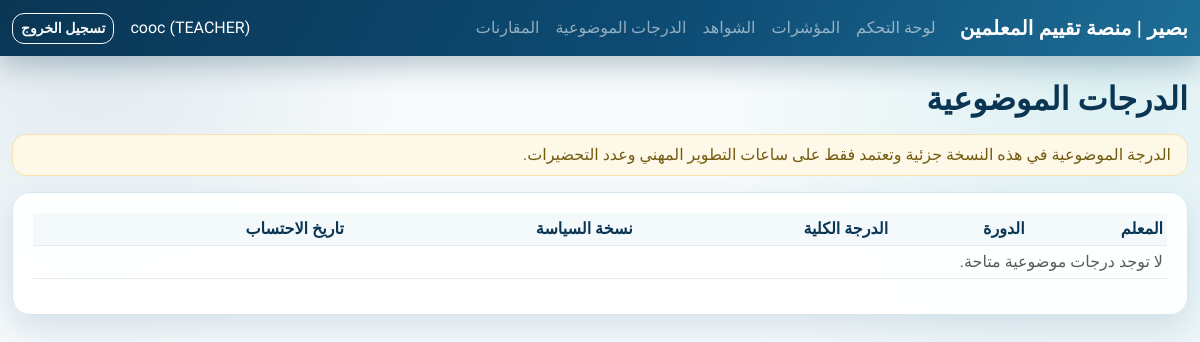
The page /objective-scores/ (signed in) on the database as committed earlier.
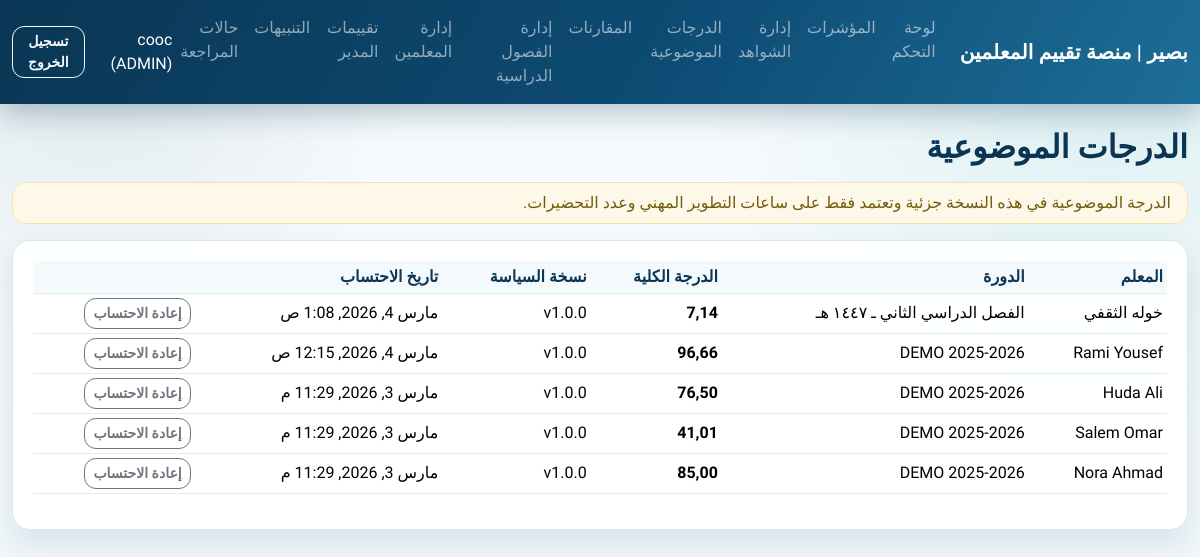
The same page on the database as committed later.
### apps/accounts/models.py (models this page shows)
class User(AbstractUser):
    class Role(models.TextChoices):
        TEACHER = "TEACHER", "Teacher"
        LEADER = "LEADER", "Leader"
        ADMIN = "ADMIN", "Admin"
    role = models.CharField(max_length=16, choices=Role.choices, default=Role.TEACHER)
    school = models.ForeignKey("schools.School", null=True, blank=True, on_delete=models.SET_NULL)
    class Meta:
        indexes = [models.Index(fields=["role", "school"])]

### apps/objective_scoring/models.py (models this page shows)
class ObjectiveScore(models.Model):
    teacher = models.ForeignKey("teachers.Teacher", on_delete=models.CASCADE, related_name="objective_scores")
    cycle = models.ForeignKey("cycles.EvaluationCycle", on_delete=models.CASCADE, related_name="objective_scores")
    objective_total = models.DecimalField(max_digits=5, decimal_places=2)
    breakdown_json = models.JSONField(default=dict)
    policy_version = models.CharField(max_length=20)
    computed_at = models.DateTimeField(auto_now=True)
    class Meta:
        constraints = [
            models.UniqueConstraint(fields=["teacher", "cycle"], name="uq_objective_teacher_cycle"),
            models.CheckConstraint(check=models.Q(objective_total__gte=0, objective_total__lte=100), name="ck_objective_total_0_100"),
        ]
        indexes = [models.Index(fields=["cycle", "policy_version"])]

### apps/teachers/models.py (models this page shows)
class Teacher(models.Model):
    user = models.OneToOneField("accounts.User", on_delete=models.CASCADE, related_name="teacher_profile")
    school = models.ForeignKey("schools.School", on_delete=models.PROTECT, related_name="teachers")
    employee_id = models.CharField(max_length=50, unique=True)
    is_active = models.BooleanField(default=True)
    created_at = models.DateTimeField(auto_now_add=True)
    class Meta:
        indexes = [models.Index(fields=["school", "employee_id"])]
    def __str__(self) -> str:
        return self.user.get_full_name() or self.user.username

### apps/cycles/models.py (models this page shows, shortened)
class EvaluationCycle(models.Model):
    school = models.ForeignKey("schools.School", on_delete=models.CASCADE, related_name="cycles")
    name = models.CharField(max_length=100)
    start_date = models.DateField()
    end_date = models.DateField()
    is_active = models.BooleanField(default=True)
    created_at = models.DateTimeField(auto_now_add=True)
    class Meta:
        constraints = [
            models.UniqueConstraint(fields=["school", "name"], name="uq_cycle_school_name"),
            models.CheckConstraint(check=models.Q(end_date__gte=models.F("start_date")), name="ck_cycle_dates_order"),
        ]
        indexes = [models.Index(fields=["school", "is_active"])]

### apps/ui/views.py (the view)
# urls.py: path("objective-scores/", views.objective_scores_page, name="objective-scores"),
@login_required
def objective_scores_page(request: HttpRequest) -> HttpResponse:
    scores = (
        _by_role_queryset(request.user, ObjectiveScore)
        .select_related("teacher", "teacher__user", "cycle")
        .order_by("-computed_at")
    )
    return render(request, "ui/objective_scores.html", {"scores": scores})

### apps/ui/views.py (called while the page is built)
def _by_role_queryset(user: User, model, teacher_lookup: str = "teacher"):
    qs = model.objects.all()
    if user.role == User.Role.ADMIN:
        return qs
    if user.role == User.Role.LEADER:
        return qs.filter(**{f"{teacher_lookup}__school": user.school})
    return qs.filter(**{f"{teacher_lookup}__user": user})

### apps/ui/templates/ui/objective_scores.html (shortened to what this page needs)
{% extends "ui/base.html" %}
{% block content %}
<h2 class="mb-3">الدرجات الموضوعية</h2>
<div class="alert alert-warning py-2">
  الدرجة الموضوعية في هذه النسخة جزئية وتعتمد فقط على ساعات التطوير المهني وعدد التحضيرات.
</div>
<div class="card">
  <div class="card-body">
    <div class="table-responsive">
      <table class="table table-sm align-middle">
        <thead><tr><th>المعلم</th><th>الدورة</th><th>الدرجة الكلية</th><th>نسخة السياسة</th><th>تاريخ الاحتساب</th><th></th></tr></thead>
        <tbody>
        {% for row in scores %}
          <tr>
            <td>{{ row.teacher }}</td>
            <td>{{ row.cycle.name }}</td>
            <td><strong>{{ row.objective_total }}</strong></td>
            <td>{{ row.policy_version }}</td>
            <td>{{ row.computed_at }}</td>
            <td>
              <form method="post" action="{% url 'ui:objective-recompute' row.teacher_id row.cycle_id %}">
                <button class="btn btn-outline-secondary btn-sm" type="submit">إعادة الاحتساب</button>
              </form>
            </td>
          </tr>
        {% empty %}
          <tr><td colspan="6" class="text-muted">لا توجد درجات موضوعية متاحة.</td></tr>
        {% endfor %}
        </tbody>
      </table>
    </div>
  </div>
</div>
{% endblock %}

### apps/ui/templates/ui/base.html (shortened to what this page needs)
<!doctype html>
<html lang="ar" dir="rtl">
<head>
  <link href="https://cdn.jsdelivr.net/npm/bootstrap@5.3.3/dist/css/bootstrap.rtl.min.css" rel="stylesheet">
</head>
<body>
  <nav class="navbar navbar-expand-lg navbar-dark">
    <div class="container-fluid">
      <a class="navbar-brand" href="{% url 'ui:dashboard' %}">بصير | منصة تقييم المعلمين</a>
      <div class="collapse navbar-collapse show">
        <ul class="navbar-nav me-auto mb-2 mb-lg-0">
          <li class="nav-item"><a class="nav-link" href="{% url 'ui:dashboard' %}">لوحة التحكم</a></li>
          <li class="nav-item"><a class="nav-link" href="{% url 'ui:metrics' %}">المؤشرات</a></li>
          {% if request.user.role == 'TEACHER' %}
            <li class="nav-item"><a class="nav-link" href="{% url 'ui:evidences' %}">الشواهد</a></li>
          {% endif %}
          {% if request.user.role == 'LEADER' or request.user.role == 'ADMIN' %}
            <li class="nav-item"><a class="nav-link" href="{% url 'ui:evidences-admin' %}">إدارة الشواهد</a></li>
          {% endif %}
          <li class="nav-item"><a class="nav-link" href="{% url 'ui:objective-scores' %}">الدرجات الموضوعية</a></li>
          <li class="nav-item"><a class="nav-link" href="{% url 'ui:comparisons' %}">المقارنات</a></li>
          {% if request.user.role == 'LEADER' or request.user.role == 'ADMIN' %}
            <li class="nav-item"><a class="nav-link" href="{% url 'ui:semesters-manage' %}">إدارة الفصول الدراسية</a></li>
            <li class="nav-item"><a class="nav-link" href="{% url 'ui:teachers-manage' %}">إدارة المعلمين</a></li>
            <li class="nav-item"><a class="nav-link" href="{% url 'ui:evaluations' %}">تقييمات المدير</a></li>
            <li class="nav-item"><a class="nav-link" href="{% url 'ui:flags' %}">التنبيهات</a></li>
            <li class="nav-item"><a class="nav-link" href="{% url 'ui:cases' %}">حالات المراجعة</a></li>
          {% endif %}
        </ul>
        <span class="navbar-text text-white me-3">
          {{ request.user.username }} ({{ request.user.role }})
        </span>
        <form action="{% url 'ui:logout' %}" method="post">
          <button class="btn btn-outline-light btn-sm" type="submit">تسجيل الخروج</button>
        </form>
      </div>
    </div>
  </nav>
  <main class="container my-4">
    {% block content %}{% endblock %}
  </main>
</body>
</html>

Rows that differ between the two databases and show on the page:
changed User "cooc": role "TEACHER" → "ADMIN" (drawn); user.role "TEACHER" → "ADMIN"
added ObjectiveScore: teacher "خوله الثقفي", cycle.name "الفصل الدراسي الثاني ـ ١٤٤٧ هـ", objective_total "7,14", policy_version "v1.0.0", computed_at "مارس 4, 2026, 1:08 ص"
now on this page (row edited): ObjectiveScore: teacher "Rami Yousef", cycle.name "DEMO 2025-2026", objective_total "96,66", policy_version "v1.0.0", computed_at "مارس 4, 2026, 12:15 ص"
now on this page (row unchanged): ObjectiveScore: teacher "Huda Ali", cycle.name "DEMO 2025-2026", objective_total "76,50", policy_version "v1.0.0", computed_at "مارس 3, 2026, 11:29 م"
now on this page (row unchanged): ObjectiveScore: teacher "Salem Omar", cycle.name "DEMO 2025-2026", objective_total "41,01", policy_version "v1.0.0", computed_at "مارس 3, 2026, 11:29 م"
now on this page (row unchanged): ObjectiveScore: teacher "Nora Ahmad", cycle.name "DEMO 2025-2026", objective_total "85,00", policy_version "v1.0.0", computed_at "مارس 3, 2026, 11:29 م"
Other text that changed with them:
text no longer shown: "الشواهد لا توجد درجات موضوعية متاحة."
text now shown: "إدارة الشواهد إدارة الفصول الدراسية إدارة المعلمين تقييمات المدير التنبيهات حالات المراجعة"
